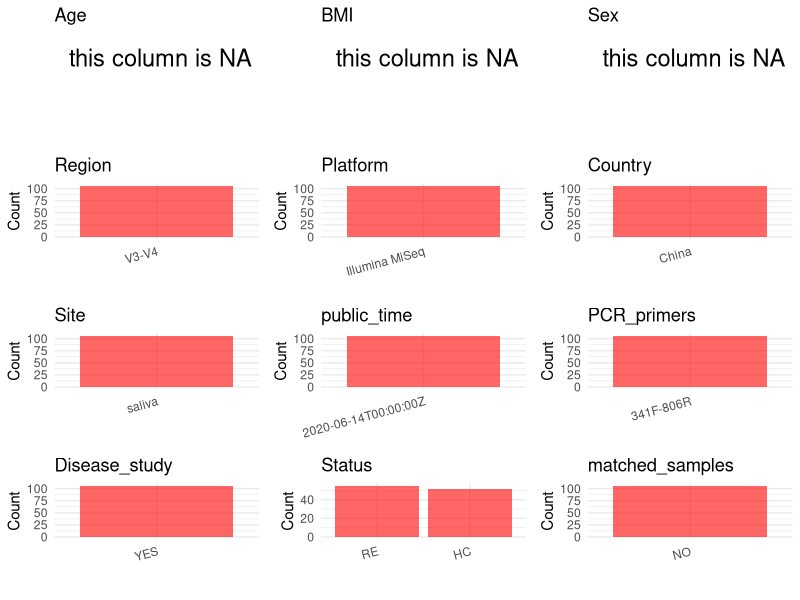

Reproduce this figure in R. (Note: this script raises an error after producing the figure.)
## ---- chunk 1
# Load necessary libraries
library(dplyr)
library(ggplot2)
library(cowplot)

# Set working directory (update this path to your local directory)
setwd("D:/studylearning/董彪师兄项目/任务4_20251009/PRJNA639327")

# Read the initial metadata files
initial_meta<-read.csv("SraRunTable.csv",header = T)

# Display the first few rows of the metadata
head(initial_meta)
## ---- chunk 2
# Create a uniform metadata dataframe
metadata <- data.frame(
  BioProject = initial_meta$BioProject,
  Run = initial_meta$Run,
  sample_name = initial_meta$Sample.Name,
  Age = NA,
  BMI = NA,
  Sex= NA,
  Region = "V3-V4",
  Platform = initial_meta$Instrument,
  Country = initial_meta$geo_loc_name_country,
  Site = initial_meta$env_medium,
  public_time = initial_meta$ReleaseDate,
  stringsAsFactors = FALSE
)
## ---- chunk 3
# Add information obtained from the publication
metadata$PCR_primers <- "341F-806R"  # Update based on the publication
metadata$title <- "Patients With Reflux Esophagitis Possess a Possible Different Oral Microbiota Compared With Healthy Controls"
metadata$Disease_study <- "YES"
metadata <- metadata %>% 
  mutate(Status=case_when(
    grepl("RE",sample_name)~"RE",
    grepl("C",sample_name)~"HC"
  ))

#extract subject id by remove prefix of sample_name
#metadata$sample_name <- gsub("_st|_sal", "", metadata$sample_name)

# Check initial data distribution
cat("Initial sample distribution:\n")
table(metadata$sample_name)
table(metadata$Site)

# Calculate sampling frequency per subject
sample_counts <- table(metadata$sample_name)
cat("\nNumber of samples per subject:\n")
print(sample_counts)

# Create matched_samples column
metadata$matched_samples <- ifelse(metadata$sample_name %in% names(sample_counts[sample_counts >= 2]), "YES", "NO")

cat("\nMatched samples distribution:\n")
table(metadata$matched_samples)

# Identify samples for removal: single samples excluding saliva
single_samples <- names(sample_counts[sample_counts == 1])
samples_to_remove <- metadata$sample_name %in% single_samples & !(metadata$Site %in% c("saliva"))

cat("\nNumber of samples to be removed:", sum(samples_to_remove), "\n")

# Remove identified samples
metadata_clean <- metadata[!samples_to_remove, ]

cat("\nFinal sample distribution after cleaning:\n")
table(metadata_clean$sample_name)
table(metadata_clean$Site)
table(metadata_clean$matched_samples)

# Use cleaned dataset for subsequent analysis
metadata <- metadata_clean
## ---- chunk 4
# Check the number of unique runs and sample names
print(paste("Number of unique runs:", length(unique(metadata$Run))))
print(paste("Number of unique sample names:", length(unique(metadata$sample_name))))
## ---- chunk 5
# Select columns for visualization
plot_data <- metadata %>%
  select(-BioProject, -Run, -sample_name, -title)

# Function to create simple plots for each column
create_simple_plots <- function(data) {
  plots <- list()
  
  for (col in colnames(data)) {
    # Check if the column is all NA
    if (all(is.na(data[[col]]))) {
      # Create an empty plot with text indicating all NA
      p <- ggplot() +
        annotate("text", x = 0.5, y = 0.5, label = "this column is NA", size = 6) +
        labs(title = col) +
        theme_void()
    } else if (is.numeric(data[[col]])) {
      # Numeric variable: histogram
      p <- ggplot(data, aes(x = .data[[col]])) +
        geom_histogram(fill = "blue", alpha = 0.6, bins = 20, na.rm = TRUE) +
        labs(title = col) +
        theme_minimal()
    } else {
      # Categorical variable: bar plot (remove NA values)
      count_data <- as.data.frame(table(data[[col]], useNA = "ifany"))
      p <- ggplot(count_data, aes(x = reorder(Var1, -Freq), y = Freq)) +
        geom_col(fill = "red", alpha = 0.6) +
        labs(title = col, x = NULL, y = "Count") +
        theme_minimal() +
        theme(axis.text.x = element_text(angle = 15, hjust = 1))
    }
    plots[[col]] <- p
  }
  
  return(plots)
}

# Generate and arrange plots
plots <- create_simple_plots(plot_data)
p<-plot_grid(plots$Age, 
          plots$BMI, 
          plots$Sex, 
          plots$Region, 
          plots$Platform, 
          plots$Country, 
          plots$Site,
          plots$public_time, 
          plots$PCR_primers,
          plots$Disease_study,
          plots$Status,
          plots$matched_samples,# add 
          ncol = 3, align = "hv", axis = "lb")
ggsave("Metadata_Summary.png", plot = p, width = 8, height = 6, dpi = 150, bg = "white")
## ---- chunk 6
knitr::include_graphics("Metadata_Summary.png")
## ---- chunk 7
# Reorder columns to match the desired format
metadata <- metadata[, c(
  "BioProject", "Run", "sample_name", "Age", "BMI", "Sex", 
  "Region", "Platform", "Country", "Site", "public_time", 
  "PCR_primers", "title", "Disease_study", "Status","matched_samples"
)]

# Export the uniform metadata to a CSV file
write.csv(metadata, file = "metadata.csv", quote = FALSE)
head(metadata)
